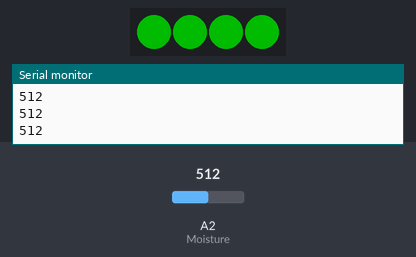
A sketch run on a simulated Arduino Uno, built with avr-gcc and run on an emulated ATmega328P. Shown: 4 RGB LEDs in strip order, left to right, the last lines printed to the serial monitor. Inputs (shaded band) come from the test bench; at power-on: A2 (Moisture) = 512. Dim RGB values are drawn brighter than linear.

Above: at 1.2 s.
1.3 s: A2 (Moisture) set to 407
4.3 s: A2 (Moisture) set to 386
At 4.75 s:
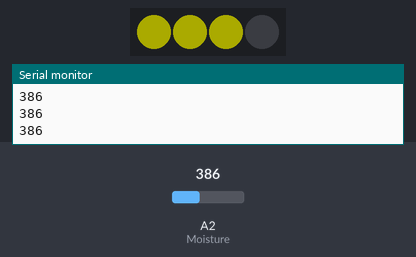
7.3 s: A2 (Moisture) set to 318
10.3 s: A2 (Moisture) set to 288
At 10.59 s:
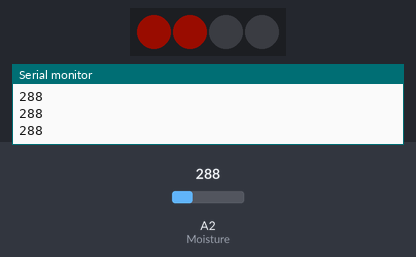
Timing chart, 0 to 14.3 s (numbered marks = the images above; inputs shaded):
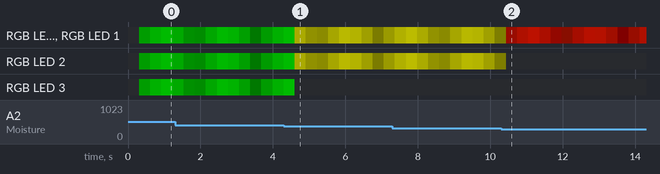

Measured:
- the behaviour switches between 401 and 400 on A2 (Moisture) (found by bisection; images 0 and 1)
- the behaviour switches between 301 and 300 on A2 (Moisture) (found by bisection; images 1 and 2)

The sketch:

water_4led.ino
```cpp
#include <NeoPixelBus.h>
#include <stdlib.h>

#define Moisture A2
#define PixelPin A3

const uint8_t PixelCount = 4;
uint8_t ColorSaturation = 80;
uint8_t Brightness = 0;
uint8_t Fadeness = 1;
uint8_t PixelIndex = 0;

NeoPixelBus<NeoGrbFeature, Neo800KbpsMethod> strip(PixelCount, PixelPin);
RgbColor black(0);

void setup() {
  pinMode(Moisture, INPUT);
  Serial.begin(9600);
  strip.Begin();
  strip.Show();
}

void loop() {

  for (int j = 0; j < PixelCount; j++) {
    strip.SetPixelColor(j, black);
  }

  int moisture = analogRead(Moisture);
  Serial.println(moisture);

  if (moisture > 400) {
    for (int i = 0; i < 4; i++) {
      strip.SetPixelColor(i, RgbColor(0, Brightness, 0));
    }
    Brightness = Brightness + Fadeness;
    if (Brightness <= 0 || Brightness >= ColorSaturation) {
      Fadeness = -Fadeness;
    }
  }

  else if (moisture > 300 && moisture <= 400) {
    for (int i = 0; i < 3; i++) {
      strip.SetPixelColor(i, RgbColor(Brightness, Brightness, 0));
    }
    Brightness = Brightness + Fadeness;
    if (Brightness <= 0 || Brightness >= ColorSaturation) {
      Fadeness = -Fadeness;
    }
  }

  else if (moisture > 200 && moisture <= 300) {
    for (int i = 0; i < 2; i++) {
      strip.SetPixelColor(i, RgbColor(Brightness, Brightness*0.1, 0));
    }
    Brightness = Brightness + Fadeness;
    if (Brightness <= 0 || Brightness >= ColorSaturation) {
      Fadeness = -Fadeness;
    }
  }

  else if (moisture > 100 && moisture <= 200) {
    strip.SetPixelColor(0, RgbColor(Brightness, 0, 0));
    Brightness = Brightness + Fadeness;
    if (Brightness <= 0 || Brightness >= ColorSaturation) {
      Fadeness = -Fadeness;
    }
  }

  else if (moisture <= 100) {
    for (int i = 0; i < PixelCount; i++) {
      for (int j = 0; j < PixelCount; j++) {
        strip.SetPixelColor(j, RgbColor(0, 0, 0));
      }
      strip.SetPixelColor(i, RgbColor(128, 0, 0));
      strip.SetPixelColor(i - 1 < 0 ? PixelCount + (i - 1) : i - 1, RgbColor(78, 0, 0));
      strip.Show();
      delay(100);
    }
  }
  strip.Show();
  delay(10);
}
```
